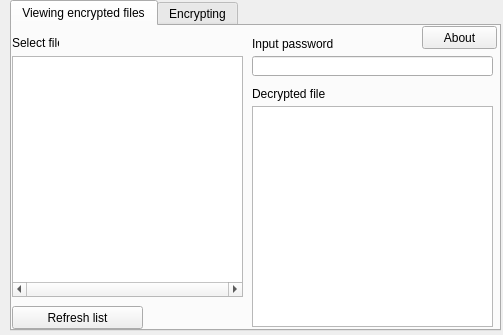
<?xml version="1.0" encoding="UTF-8"?>
<ui version="4.0">
 <class>DearDiary</class>
 <widget class="QMainWindow" name="DearDiary">
  <property name="geometry">
   <rect>
    <x>0</x>
    <y>0</y>
    <width>503</width>
    <height>335</height>
   </rect>
  </property>
  <property name="windowTitle">
   <string>MainWindow</string>
  </property>
  <widget class="QWidget" name="centralWidget">
   <widget class="QTabWidget" name="tabWidget">
    <property name="geometry">
     <rect>
      <x>10</x>
      <y>0</y>
      <width>491</width>
      <height>331</height>
     </rect>
    </property>
    <property name="currentIndex">
     <number>0</number>
    </property>
    <widget class="QWidget" name="Decrypting">
     <attribute name="title">
      <string>Viewing encrypted files</string>
     </attribute>
     <widget class="QListWidget" name="listWidget">
      <property name="geometry">
       <rect>
        <x>0</x>
        <y>30</y>
        <width>231</width>
        <height>241</height>
       </rect>
      </property>
      <property name="horizontalScrollBarPolicy">
       <enum>Qt::ScrollBarAlwaysOn</enum>
      </property>
     </widget>
     <widget class="QLabel" name="label">
      <property name="geometry">
       <rect>
        <x>0</x>
        <y>10</y>
        <width>47</width>
        <height>13</height>
       </rect>
      </property>
      <property name="text">
       <string>Select file</string>
      </property>
     </widget>
     <widget class="QLabel" name="label_2">
      <property name="geometry">
       <rect>
        <x>240</x>
        <y>10</y>
        <width>91</width>
        <height>16</height>
       </rect>
      </property>
      <property name="text">
       <string>Input password</string>
      </property>
     </widget>
     <widget class="QLineEdit" name="lineEdit">
      <property name="geometry">
       <rect>
        <x>240</x>
        <y>30</y>
        <width>241</width>
        <height>20</height>
       </rect>
      </property>
      <property name="inputMethodHints">
       <set>Qt::ImhDigitsOnly|Qt::ImhHiddenText|Qt::ImhLatinOnly|Qt::ImhLowercaseOnly|Qt::ImhNoAutoUppercase|Qt::ImhNoPredictiveText|Qt::ImhSensitiveData</set>
      </property>
      <property name="maxLength">
       <number>32</number>
      </property>
      <property name="echoMode">
       <enum>QLineEdit::Password</enum>
      </property>
     </widget>
     <widget class="QLabel" name="label_3">
      <property name="geometry">
       <rect>
        <x>240</x>
        <y>60</y>
        <width>81</width>
        <height>16</height>
       </rect>
      </property>
      <property name="text">
       <string>Decrypted file</string>
      </property>
     </widget>
     <widget class="QTextEdit" name="textEdit">
      <property name="geometry">
       <rect>
        <x>240</x>
        <y>80</y>
        <width>241</width>
        <height>221</height>
       </rect>
      </property>
      <property name="inputMethodHints">
       <set>Qt::ImhHiddenText|Qt::ImhLatinOnly</set>
      </property>
      <property name="readOnly">
       <bool>true</bool>
      </property>
     </widget>
     <widget class="QPushButton" name="pushButton_3">
      <property name="geometry">
       <rect>
        <x>410</x>
        <y>0</y>
        <width>75</width>
        <height>23</height>
       </rect>
      </property>
      <property name="text">
       <string>About</string>
      </property>
     </widget>
     <widget class="QPushButton" name="pushButton">
      <property name="geometry">
       <rect>
        <x>0</x>
        <y>280</y>
        <width>131</width>
        <height>23</height>
       </rect>
      </property>
      <property name="text">
       <string>Refresh list</string>
      </property>
     </widget>
    </widget>
    <widget class="QWidget" name="Encrypting">
     <attribute name="title">
      <string>Encrypting</string>
     </attribute>
     <widget class="QPushButton" name="encrypt_new">
      <property name="geometry">
       <rect>
        <x>110</x>
        <y>70</y>
        <width>141</width>
        <height>31</height>
       </rect>
      </property>
      <property name="text">
       <string>Select file to be encrypted</string>
      </property>
     </widget>
     <widget class="QLineEdit" name="lineEdit_2">
      <property name="geometry">
       <rect>
        <x>160</x>
        <y>120</y>
        <width>151</width>
        <height>21</height>
       </rect>
      </property>
      <property name="readOnly">
       <bool>true</bool>
      </property>
     </widget>
     <widget class="QLineEdit" name="lineEdit_3">
      <property name="geometry">
       <rect>
        <x>160</x>
        <y>150</y>
        <width>151</width>
        <height>21</height>
       </rect>
      </property>
      <property name="font">
       <font>
        <family>MS Shell Dlg 2</family>
        <pointsize>8</pointsize>
       </font>
      </property>
      <property name="inputMethodHints">
       <set>Qt::ImhHiddenText|Qt::ImhNoAutoUppercase|Qt::ImhNoPredictiveText|Qt::ImhSensitiveData</set>
      </property>
      <property name="echoMode">
       <enum>QLineEdit::Password</enum>
      </property>
     </widget>
     <widget class="QPushButton" name="EncryptButton">
      <property name="enabled">
       <bool>false</bool>
      </property>
      <property name="geometry">
       <rect>
        <x>110</x>
        <y>210</y>
        <width>141</width>
        <height>31</height>
       </rect>
      </property>
      <property name="text">
       <string>Encrypt!</string>
      </property>
     </widget>
     <widget class="QLabel" name="label_4">
      <property name="geometry">
       <rect>
        <x>76</x>
        <y>120</y>
        <width>71</width>
        <height>20</height>
       </rect>
      </property>
      <property name="text">
       <string>Name of file</string>
      </property>
     </widget>
     <widget class="QLabel" name="label_5">
      <property name="geometry">
       <rect>
        <x>76</x>
        <y>150</y>
        <width>81</width>
        <height>20</height>
       </rect>
      </property>
      <property name="text">
       <string>Input password</string>
      </property>
     </widget>
     <widget class="QLineEdit" name="lineEdit_4">
      <property name="geometry">
       <rect>
        <x>160</x>
        <y>180</y>
        <width>151</width>
        <height>20</height>
       </rect>
      </property>
     </widget>
     <widget class="QLabel" name="label_6">
      <property name="geometry">
       <rect>
        <x>60</x>
        <y>180</y>
        <width>91</width>
        <height>20</height>
       </rect>
      </property>
      <property name="text">
       <string>Select name of file</string>
      </property>
     </widget>
     <widget class="QPushButton" name="pushButton_4">
      <property name="geometry">
       <rect>
        <x>410</x>
        <y>0</y>
        <width>75</width>
        <height>23</height>
       </rect>
      </property>
      <property name="text">
       <string>About</string>
      </property>
     </widget>
    </widget>
   </widget>
  </widget>
  <action name="actionAbout">
   <property name="text">
    <string>About</string>
   </property>
  </action>
  <action name="actionEncrypt_new_file">
   <property name="text">
    <string>Encrypt new file</string>
   </property>
  </action>
 </widget>
 <layoutdefault spacing="6" margin="11"/>
 <resources/>
 <connections/>
</ui>
